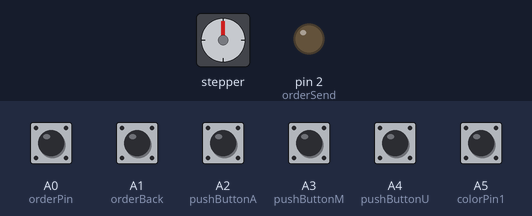
Bench run of a sketch on a simulated Arduino Nano, built with avr-gcc and run on an emulated ATmega328P. Shown: stepper motor, output pins drawn as LEDs (lit = HIGH). Wiring (inferred from the names in the program): stepper motor driver (200 steps per turn assumed): step pin 3; direction pin 4. Dashed ring = blinking. The inputs (shaded band) are chosen by the test bench; at power-on: A0 (orderPin), A1 (orderBack), A2 (pushButtonA), A3 (pushButtonM), A4 (pushButtonU), A5 (colorPin1) HIGH. Pins used as bus, display or sensor lines are not drawn.

Above: at 1.2 s.
1.3 s: A0 (orderPin) pulled LOW for 0.15 s
At 2.3 s:
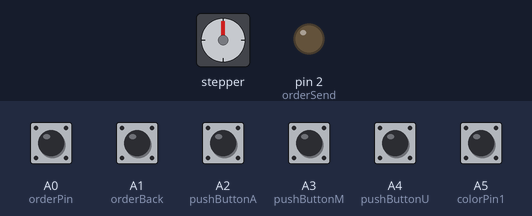
4.4 s: A3 (pushButtonM) pulled LOW for 0.15 s
At 5.4 s:
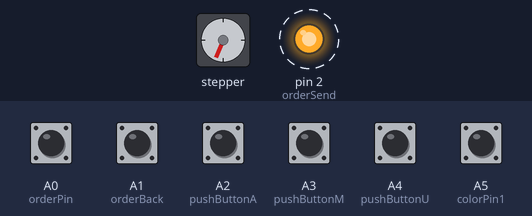
At 6.6 s:
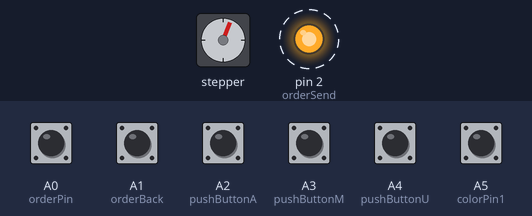
Timing chart, 0 to 60.0 s (numbered marks = the images above; inputs shaded):
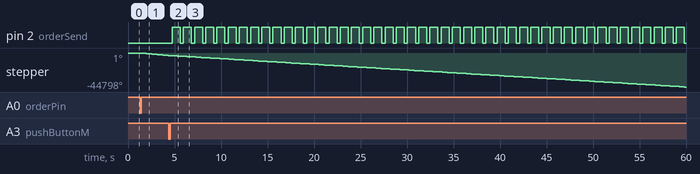

Measured:
- after the input at 1.3 s, stepper: keeps turning counter-clockwise at about 1114°/s, starting after 0.05 s
- after the input at 4.4 s, pin 2 (orderSend): alternates HIGH for 0.86 s and LOW for 0.34 s, starting after 0.34 s

The sketch:

sketch_aug25a.ino
```cpp
#define orderSend 2
#define stepPin 3
#define dirPin 4
#define orderPin A0
#define orderBack A1
#define pushButtonA A2
#define pushButtonM A3
#define pushButtonU A4
#define colorPin1 A5
#define colorPin2 A6
#define stepA 500
#define stepU 500


void setup() {
  pinMode(stepPin, OUTPUT);
  pinMode(dirPin, OUTPUT);
  pinMode(orderSend, OUTPUT);
  pinMode(orderPin, INPUT_PULLUP);
  pinMode(orderBack, INPUT_PULLUP);
  pinMode(pushButtonA, INPUT_PULLUP);
  pinMode(pushButtonM, INPUT_PULLUP);
  pinMode(pushButtonU, INPUT_PULLUP);
  pinMode(colorPin1, INPUT_PULLUP);
  pinMode(colorPin2, INPUT_PULLUP);
  digitalWrite(stepPin, LOW);
  digitalWrite(dirPin, LOW);
  digitalWrite(orderSend, LOW);
}
void Step(int s)
{
  for (int a = 0; a < s; a++)
  {
    digitalWrite(stepPin, HIGH);
    delayMicroseconds(800);
    digitalWrite(stepPin, LOW);
    delayMicroseconds(800);
  }
}
void abandon()
{
  Serial.println("Abandon");
  digitalWrite(dirPin, HIGH);
  delay(5);
  Step(stepA);
  digitalWrite(dirPin, LOW);
  Serial.println("丢弃");
  digitalWrite(orderSend,LOW);
}
void use()
{
  Serial.println("Use");
  digitalWrite(dirPin, LOW);
  int p = 0;
  for (int i = 0; i < 60; i++)
  {
    p += digitalRead(orderBack);
    delay(1);
  }
  if (p < 15) judge(); //炮台就绪时拉高电位
  Step(stepU);
  digitalWrite(dirPin, HIGH);
  Serial.println("使用");
  digitalWrite(orderSend,LOW);
}
void pink()
{
  Serial.println("Pink");
  digitalWrite(dirPin, LOW);
  int p = 0;
  for (int i = 0; i < 30; i++)
  {
    p += digitalRead(orderBack);
    delay(1);
  }
  if (p < 15) judge(); //炮台就绪时拉高电位
  Step(stepU);
  digitalWrite(dirPin, HIGH);
  Serial.println("粉色");
  digitalWrite(orderSend,LOW);
}
void Ready()
{
  Step(2);
  int ba = 1, bu = 1, bm = 1;
  ba = digitalRead(pushButtonA);
  bu = digitalRead(pushButtonU);
  bm = digitalRead(pushButtonM);
  if (ba && bu && bm) judge();
  if (!ba)
  {
    digitalWrite(dirPin, LOW);
    Ready();
  }
  else if (!bu)
  {
    digitalWrite(dirPin, HIGH);
    Ready();
  }
}
void judge()
{
  Ready();
  delay(300);
//  digitalWrite(orderSend,HIGH);
  int color1=0,color2=0;
  for (int a = 0; a < 20; a++)
  {
    delay(2);
    color1 += digitalRead(colorPin1);
    color2 += digitalRead(colorPin2);
  }
  if (color1 <10)
    {
      if(color2>=10)
      abandon();
    }
  else {
         digitalWrite(orderSend,HIGH);
         if(color2<10)
         {
          use();
         }
         else pink();
       }
}
void loop()
{
  delay(2);
  int data = 0;
  for (int i = 0; i < 20; i++)
  {
    delay(2);
    data += digitalRead(orderPin);
  }
  if (data < 8)
    judge();
}
```
